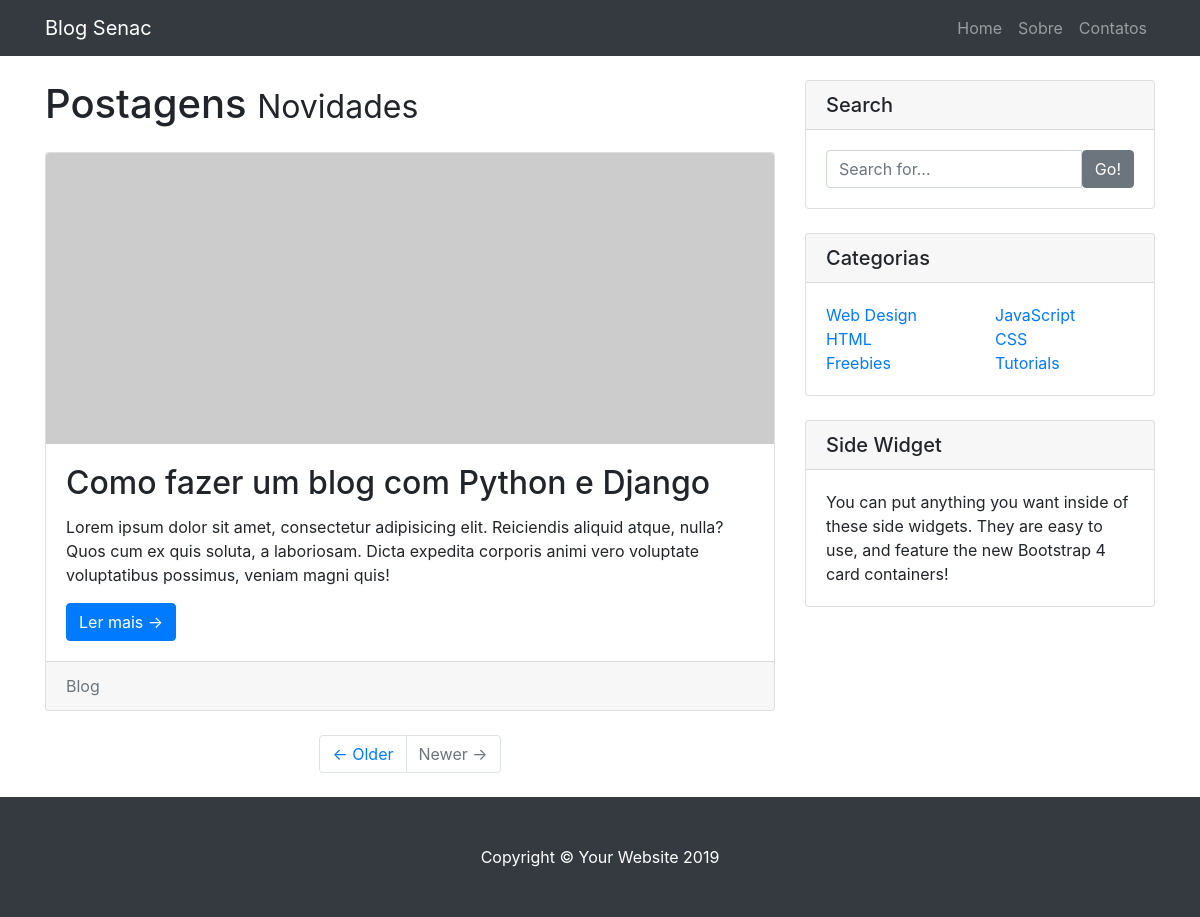
The app's page /, older data.
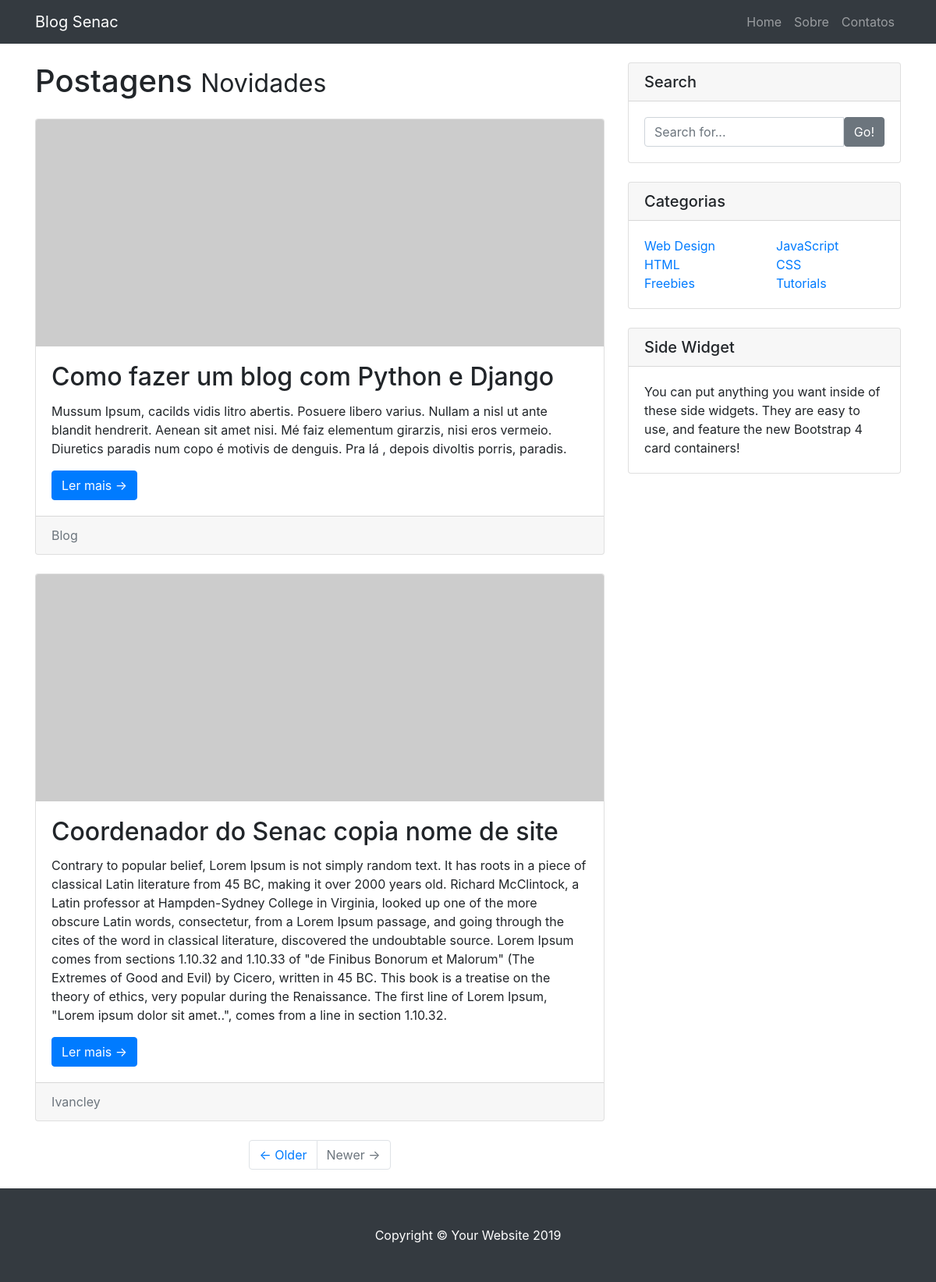
The same page, newer data.
### website/models.py (models this page shows, shortened)
class Post(models.Model):
    title = models.CharField(max_length=100)
    sub_title = models.CharField(max_length=80)
    autor = models.ForeignKey(User, on_delete = models.CASCADE)
    texto = models.TextField()
    imagem = models.ImageField(upload_to = 'posts', null = True, blank = True)
    STATUS = (
        ('rascunho', 'Rascunho'),
        ('publicado', 'Publicado')
    )
    status = models.CharField(max_length=10,
                              choices = STATUS,
                              default = 'rascunho'
                             )
    CATEGORIAS = (
        ('programacao', 'Programação'),
        ('eletronica', 'Eletrônica')
    )
    categorias = models.CharField(max_length=12,
                              choices = CATEGORIAS,
                              default = 'programacao'
                             )
    publicado = models.DateTimeField(default=timezone.now())
    cadastrado = models.DateTimeField(auto_now_add = True )
    alterado = models.DateTimeField(auto_now = True)
    ativado = models.BooleanField(default = True)

### website/views.py (the view)
# urls.py: path('', hello_blog, name = 'index'),
def hello_blog(request):
	lista = [
		'Python', 'HTML', 'CSS', 'JS', 'PyCharm', 'Ruby'
	]
	ListaDePosts = Post.objects.filter(ativado=True)
	dados = {
		'Nome' : 'Curso de Django',
		'Areas' : lista,
		'Posts': ListaDePosts
	}
	return render(request, 'index.html', dados)

### website/templates/index.html
{% extends 'base_post.html' %}
{% block conteudo %}
        <h1 class="my-4">Postagens
          <small>Novidades</small>
        </h1>
        {% for post in Posts %}
          <div class="card mb-4">
              {% if post.imagem %}
                <img class="card-img-top" src="{{ post.imagem.url }}" height="300" alt="Card image cap">
              {% else %}
                <img class="card-img-top" src="http://placehold.it/750x300" alt="Card image cap">
              {% endif %}
              <div class="card-body">
              <h2 class="card-title">{{ post.title }}</h2>
              <p class="card-text">{{ post.texto }}</p>
              <a href="{% url 'post_detalhes' post.id %}" class="btn btn-primary">Ler mais &rarr;</a>
            </div>
            <div class="card-footer text-muted">
              {{ post.sub_title }}
            </div>
          </div>
        {% endfor %}
        <ul class="pagination justify-content-center mb-4">
          <li class="page-item">
            <a class="page-link" href="#">&larr; Older</a>
          </li>
          <li class="page-item disabled">
            <a class="page-link" href="#">Newer &rarr;</a>
          </li>
        </ul>
{% endblock %}

Row changes from the older to the newer data that the page shows:
changed Post "Como fazer um blog com Python e Django": texto "Lorem ipsum dolor sit amet, consectetur adipisicing elit. Reiciendis aliquid atque, nulla? Quos cum ex quis soluta, a laboriosam. Dicta expedita corporis animi vero voluptate voluptatibus possimus, veniam magni quis!" → "Mussum Ipsum, cacilds vidis litro abertis. Posuere libero varius. Nullam a nisl ut ante blandit hendrerit. Aenean sit amet nisi. Mé faiz elementum girarzis, nisi eros vermeio. Diuretics paradis num copo é motivis de denguis. Pra lá , depois divoltis porris, paradis."
added Post: title "Coordenador do Senac copia nome de site", texto "Contrary to popular belief, Lorem Ipsum is not simply random text. It has roots in a piece of classical Latin literature from 45 BC, making it over 2000 years old. Richard McClintock, a Latin professor at Hampden-Sydney College in Virginia, looked up one of the more obscure Latin words, consectetur, from a Lorem Ipsum passage, and going through the cites of the word in classical literature, discovered the undoubtable source. Lorem Ipsum comes from sections 1.10.32 and 1.10.33 of \"de Finibus Bonorum et Malorum\" (The Extremes of Good and Evil) by Cicero, written in 45 BC. This book is a treatise on the theory of ethics, very popular during the Renaissance. The first line of Lorem Ipsum,…", sub_title "Ivancley"
